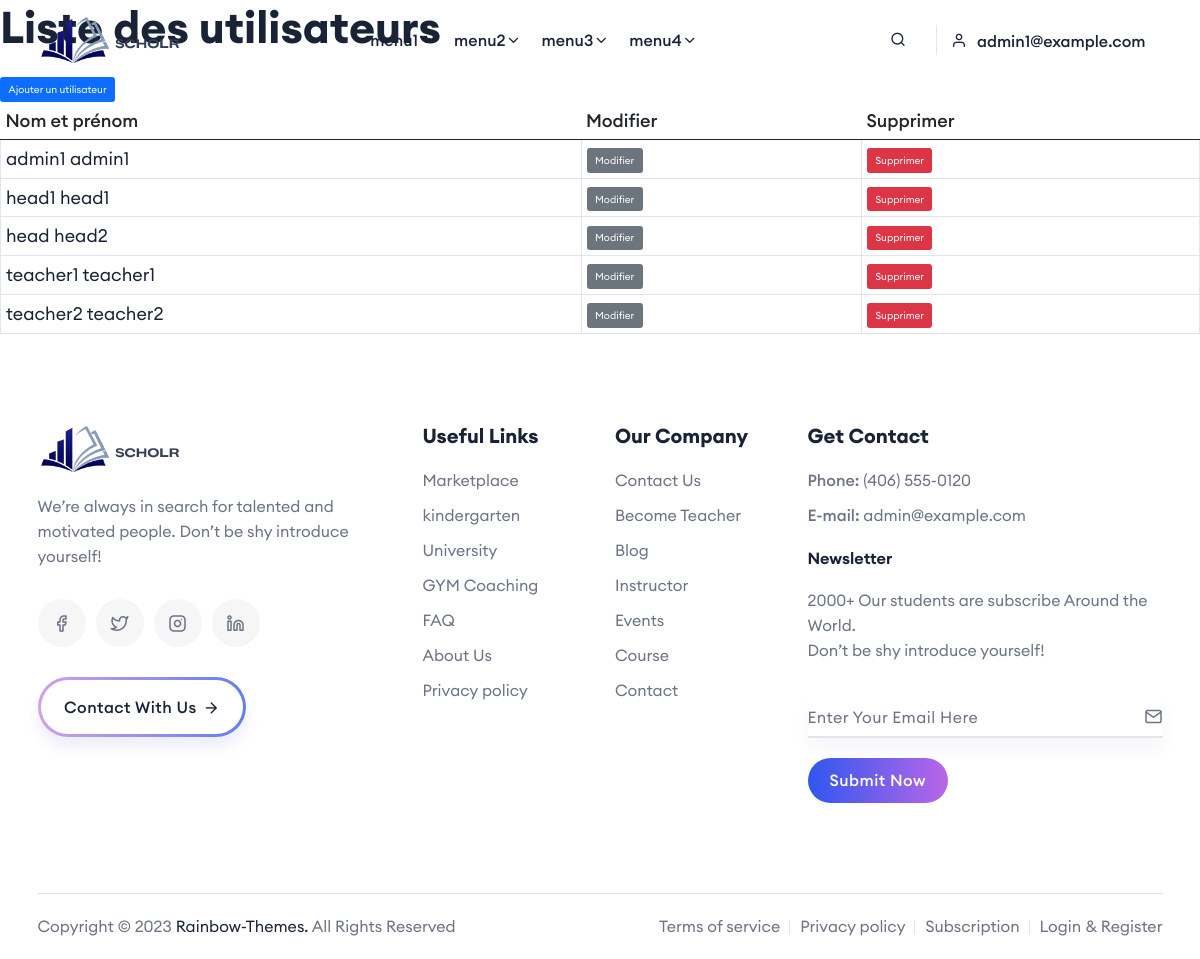
The app's page /users/ (signed in), older data.
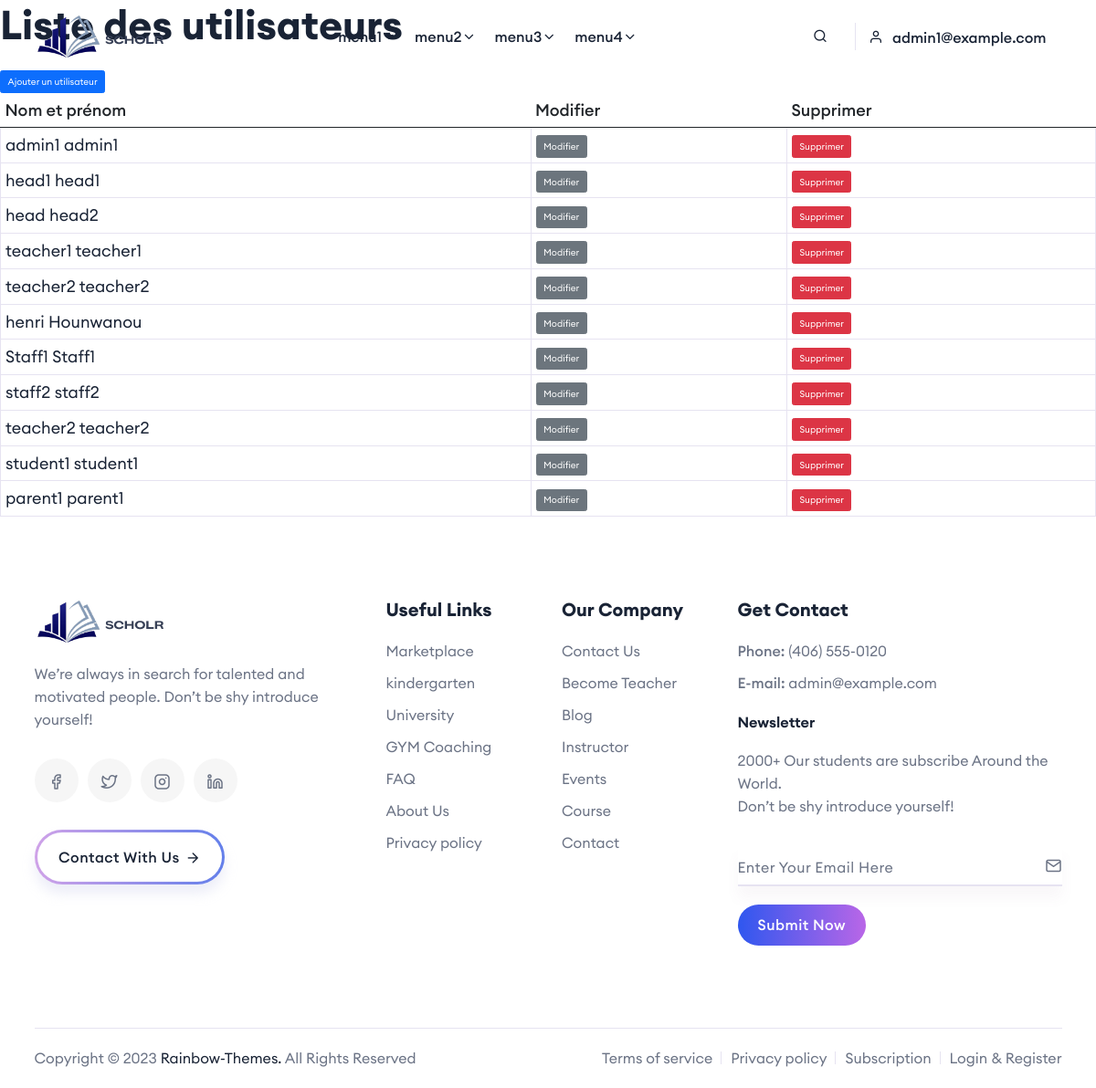
The same page, newer data.
### gestion_utilisateurs/models.py (models this page shows, shortened)
class User(AbstractUser):
    id = models.AutoField(primary_key=True)
    username = models.CharField(_('Username'), unique=True, max_length=150)
    last_name = models.CharField(_('Last name'), max_length=150, blank=True)
    first_name = models.CharField(_('First name'), max_length=30, blank=True)
    email = models.EmailField(_('Email'), unique=True)
    password = models.CharField(_('Password'), max_length=128)
    address = models.CharField(max_length=255, blank=True, null=True)
    date_of_birth = models.DateField(_('Date of birth'), null=True, blank=True)
    phone_number = models.CharField(_('Phone number'), max_length=20, blank=True, null=True)
    roles = models.ManyToManyField(Role, verbose_name='Roles', blank=True)
    establishment = models.ForeignKey(Establishment, on_delete=models.SET_NULL, verbose_name='Establishment', blank=True, null=True)
    children = models.ManyToManyField('self', verbose_name='Children', blank=True, symmetrical=False)
    is_principal_teacher = models.BooleanField(_('Principal Teacher'), default=False)
    position = models.CharField(_('Position'), max_length=200, blank=True, null=True)
    groups = models.ManyToManyField(Group, related_name="custom_user_set", blank=True)
    user_permissions = models.ManyToManyField(Permission, related_name="custom_user_set", blank=True)
    created_at = models.DateTimeField(auto_now_add=True, verbose_name='Date de création')
    created_by = models.ForeignKey('self', related_name='created_users', null=True, blank=True, on_delete=models.SET_NULL, verbose_name='Utilisateur qui a créé')
    updated_at = models.DateTimeField(auto_now=True, verbose_name='Date de mise à jour')
    updated_by = models.ForeignKey('self', related_name='updated_users', null=True, blank=True, on_delete=models.SET_NULL, verbose_name='Utilisateur qui a mis à jour')
    profile_picture = models.ImageField(_('Profile picture'), upload_to='profile_pictures/', blank=True, null=True)
    is_active = models.BooleanField(_('Active'), default=True)
    USERNAME_FIELD = 'username'
    REQUIRED_FIELDS = ['email', 'first_name', 'last_name']
    class Meta:
        verbose_name = 'User'
        verbose_name_plural = 'Users'

### gestion_utilisateurs/views.py (the view)
# urls.py: path('users/', views.user_list, name='user_list'),
@user_passes_test(admin_check)
def user_list(request):
    users = User.objects.all()
    return render(request, 'gestion_utilisateurs/user_list.html', {'users': users})

### educonnect/permissions.py (called while the page is built)
def admin_check(user):
    return user.is_authenticated and user.roles.filter(name='ADMIN').exists()

### gestion_utilisateurs/templates/gestion_utilisateurs/user_list.html
{% extends 'base.html' %}
{% block content %}
  <h2>Liste des utilisateurs</h2>
  <a href="{% url 'user_create' %}" class="btn btn-primary">Ajouter un utilisateur</a>
  <table class="table">
    <thead>
      <tr>
        <th scope="col">Nom et prénom</th>
        <th scope="col">Modifier</th>
        <th scope="col">Supprimer</th>
      </tr>
    </thead>
    <tbody>
      {% for user in users %}
        <tr>
          <td><a href="{% url 'user_detail' user.pk %}">{{ user.first_name }} {{ user.last_name }}</a></td>
          <td><a href="{% url 'user_update' user.pk %}" class="btn btn-secondary">Modifier</a></td>
          <td><a href="{% url 'user_delete' user.pk %}" class="btn btn-danger">Supprimer</a></td>
        </tr>
      {% endfor %}
    </tbody>
  </table>
{% endblock %}

### educonnect/templates/base.html (shortened to what this page needs)
{% load static %}
<!DOCTYPE html>
<html lang="en">
    <head>
        <link rel="stylesheet" href="{% static 'assets/css/vendor/bootstrap.min.css' %}">
        <link rel="stylesheet"  href="{% static 'assets/css/vendor/slick.css' %}">
        <link rel="stylesheet" href="{% static 'assets/css/vendor/slick-theme.css' %}">
        <link rel="stylesheet" href="{% static 'assets/css/plugins/sal.css' %}">
        <link rel="stylesheet" href="{% static 'assets/css/plugins/feather.css' %}">
        <link rel="stylesheet" href="{% static 'assets/css/plugins/fontawesome.min.css' %}">
        <link rel="stylesheet" href="{% static 'assets/css/plugins/euclid-circulara.css' %}">
        <link rel="stylesheet" href="{% static 'assets/css/plugins/swiper.css' %}">
        <link rel="stylesheet" href="{% static 'assets/css/plugins/magnify.css' %}">
        <link rel="stylesheet" href="{% static 'assets/css/plugins/odometer.css' %}">
        <link rel="stylesheet" href="{% static 'assets/css/plugins/animation.css' %}">
        <link rel="stylesheet" href="{% static 'assets/css/plugins/bootstrap-select.min.css' %}">
        <link rel="stylesheet" href="{% static 'assets/css/plugins/jquery-ui.css' %}">
        <link rel="stylesheet" href="{% static 'assets/css/plugins/magnigy-popup.min.css' %}">
        <link rel="stylesheet" href="{% static 'assets/css/style.css' %}">
    </head>
    <body class="rbt-header-sticky">
        <header class="rbt-header rbt-header-10 rbt-transparent-header">
            <div class="rbt-header-wrapper  header-not-transparent header-sticky">
                <div class="container">
                    <div class="mainbar-row rbt-navigation-center align-items-center">
                        <div class="header-left rbt-header-content">
                            <div class="header-info">
                                <div class="logo">
                                    <a href="{% url 'home' %}">
                                        <img src="{% static 'assets/images/logo/logo.png' %}" alt="Education Logo Images">
                                    </a>
                                </div>
                            </div>
                        </div>
                        <div class="rbt-main-navigation d-none d-xl-block">
                            <nav class="mainmenu-nav">
                                <ul class="mainmenu">
                                    <li class="has-dropdown has-menu-child-item">
                                        <a href="#">menu1
                                            <i class="feather-chevron-down"></i>
                                        </a>
                                    </li>
                                    <li class="has-dropdown has-menu-child-item">
                                        <a href="#">menu2
                                            <i class="feather-chevron-down"></i>
                                        </a>
                                    </li>
                                    <li class="has-dropdown has-menu-child-item">
                                        <a href="#">menu3
                                            <i class="feather-chevron-down"></i>
                                        </a>
                                    </li>
                                    <li class="has-dropdown has-menu-child-item">
                                        <a href="#">menu4
                                            <i class="feather-chevron-down"></i>
                                        </a>
                                    </li>
                                </ul>
                            </nav>
                        </div>
                        <div class="header-right">
                            <ul class="quick-access">
                                <li class="access-icon">
                                    <a class="search-trigger-active rbt-round-btn" href="#">
                                        <i class="feather-search"></i>
                                    </a>
                                </li>
                                {% if user.is_authenticated %}
                                <li class="account-access rbt-user-wrapper d-none d-xl-block">
                                    <a href="#"><i class="feather-user"></i>{{user.email}}</a>
                                </li>
                                {% else %}
                                <li class="account-access rbt-user-wrapper d-none d-xl-block">
                                    <a href="{% url 'login' %}"><i class="feather-user"></i>Connexion</a>
                                </li>
                                {% endif %}
                            </ul>
                        </div>
                    </div>
                </div>
            </div>
        </header>
        {% block content %}
        {% endblock %}
    <footer class="rbt-footer footer-style-1 bg-color-white overflow-hidden">
        <div class="footer-top">
            <div class="container">
                <div class="row g-5">
                    <div class="col-lg-4 col-md-6 col-sm-6 col-12">
                        <div class="footer-widget">
                            <div class="logo">
                                <a href="index.html">
                                    <img src="{% static 'assets/images/logo/logo.png' %}" alt="Edu-cause">
                                </a>
                            </div>
                            <p class="description mt--20">We’re always in search for talented
                                and motivated people. Don’t be shy introduce yourself!
                            </p>
                            <ul class="social-icon social-default justify-content-start">
                                <li><a href="https://www.facebook.com/">
                                        <i class="feather-facebook"></i>
                                    </a>
                                </li>
                                <li><a href="https://www.twitter.com">
                                        <i class="feather-twitter"></i>
                                    </a>
                                </li>
                                <li><a href="https://www.instagram.com/">
                                        <i class="feather-instagram"></i>
                                    </a>
                                </li>
                                <li><a href="https://www.linkdin.com/">
                                        <i class="feather-linkedin"></i>
                                    </a>
                                </li>
                            </ul>
                            <div class="contact-btn mt--30">
                                <a class="rbt-btn hover-icon-reverse btn-border-gradient radius-round" href="#">
                                    <div class="icon-reverse-wrapper">
                                        <span class="btn-text">Contact With Us</span>
                                        <span class="btn-icon"><i class="feather-arrow-right"></i></span>
                                    </div>
                                </a>
                            </div>
                        </div>
                    </div>
                    <div class="col-lg-2 col-md-6 col-sm-6 col-12">
                        <div class="footer-widget">
                            <h5 class="ft-title">Useful Links</h5>
                            <ul class="ft-link">
                                <li>
                                    <a href="12-marketplace.html">Marketplace</a>
                                </li>
                                <li>
                                    <a href="04-kindergarten.html">kindergarten</a>
                                </li>
                                <li>
                                    <a href="13-university-classic.html">University</a>
                                </li>
                                <li>
                                    <a href="09-gym-coaching.html">GYM Coaching</a>
                                </li>
                                <li>
                                    <a href="faqs.html">FAQ</a>
                                </li>
                                <li>
                                    <a href="about-us-01.html">About Us</a>
                                </li>
                                <li>
                                    <a href="privacy-policy.html">Privacy policy</a>
                                </li>
                            </ul>
                        </div>
                    </div>
                    <div class="col-lg-2 col-md-6 col-sm-6 col-12">
                        <div class="footer-widget">
                            <h5 class="ft-title">Our Company</h5>
                            <ul class="ft-link">
                                <li>
                                    <a href="contact.html">Contact Us</a>
                                </li>
                                <li>
                                    <a href="become-a-teacher.html">Become Teacher</a>
                                </li>
                                <li>
                                    <a href="blog.html">Blog</a>
                                </li>
                                <li>
                                    <a href="instructor.html">Instructor</a>
                                </li>
                                <li>
                                    <a href="event-list.html">Events</a>
                                </li>
                                <li>
                                    <a href="course-filter-one-toggle.html">Course</a>
                                </li>
                                <li>
                                    <a href="contact.html">Contact</a>
                                </li>
                            </ul>
                        </div>
                    </div>
                    <div class="col-lg-4 col-md-6 col-sm-6 col-12">
                        <div class="footer-widget">
                            <h5 class="ft-title">Get Contact</h5>
                            <ul class="ft-link">
                                <li><span>Phone:</span> <a href="#">(406) 555-0120</a></li>
                                <li><span>E-mail:</span> <a href="mailto:hr@example.com">admin@example.com</a></li>
                            </ul>
                            <form class="newsletter-form mt--20" action="#">
                                <h6 class="w-600">Newsletter</h6>
                                <p class="description">2000+ Our students are subscribe Around the World.<br> Don’t be shy introduce yourself!</p>
                                <div class="form-group right-icon icon-email mb--20">
                                    <label for="email">Enter Your Email Here</label>
                                    <input id="email" type="email">
                                </div>
                                <div class="form-group mb--0">
                                    <button class="rbt-btn rbt-switch-btn btn-gradient radius-round btn-sm" type="submit">
                                        <span data-text="Submit Now">Submit Now</span>
                                    </button>
                                </div>
                            </form>
                        </div>
                    </div>
                </div>
            </div>
        </div>
        <div class="rbt-separator-mid">
            <div class="container">
                <hr class="rbt-separator m-0">
            </div>
        </div>
        <div class="copyright-area copyright-style-1 ptb--20">
            <div class="container">
                <div class="row align-items-center">
                    <div class="col-xxl-6 col-xl-6 col-lg-6 col-md-12 col-12">
                        <p class="rbt-link-hover text-center text-lg-start">Copyright © 2023 <a href="https://themeforest.net/user/rbt-themes">Rainbow-Themes.</a> All Rights Reserved</p>
                    </div>
                    <div class="col-xxl-6 col-xl-6 col-lg-6 col-md-12 col-12">
                        <ul class="copyright-link rbt-link-hover justify-content-center justify-content-lg-end mt_sm--10 mt_md--10">
                            <li><a href="#">Terms of service</a></li>
                            <li><a href="privacy-policy.html">Privacy policy</a></li>
                            <li><a href="subscription.html">Subscription</a></li>
                            <li><a href="login.html">Login & Register</a></li>
                        </ul>
                    </div>
                </div>
            </div>
        </div>
    </footer>
</body>
</html>

Row changes from the older to the newer data that the page shows:
added User: first_name "henri", last_name "Hounwanou"
added User: first_name "Staff1", last_name "Staff1"
added User: first_name "staff2", last_name "staff2"
added User: first_name "teacher2", last_name "teacher2"
added User: first_name "student1", last_name "student1"
added User: first_name "parent1", last_name "parent1"
